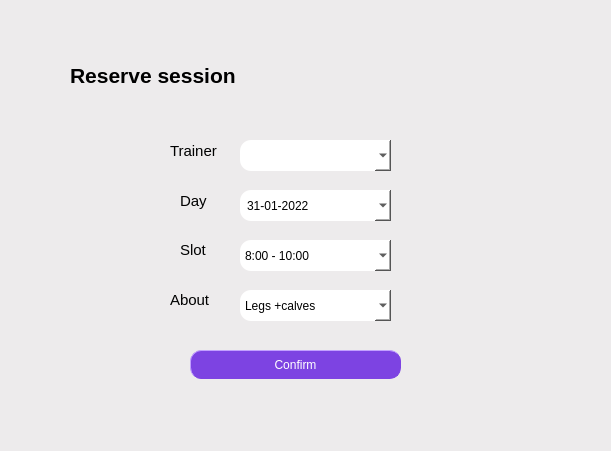
<?xml version="1.0" encoding="UTF-8"?>
<ui version="4.0">
 <class>Res_session</class>
 <widget class="QWidget" name="Res_session">
  <property name="geometry">
   <rect>
    <x>0</x>
    <y>0</y>
    <width>611</width>
    <height>451</height>
   </rect>
  </property>
  <property name="windowTitle">
   <string>Res_session</string>
  </property>
  <property name="styleSheet">
   <string notr="true">background: #edebec</string>
  </property>
  <widget class="QWidget" name="widget" native="true">
   <property name="geometry">
    <rect>
     <x>50</x>
     <y>40</y>
     <width>511</width>
     <height>381</height>
    </rect>
   </property>
   <property name="styleSheet">
    <string notr="true">border-radius:15px;
</string>
   </property>
   <widget class="QLabel" name="label_4">
    <property name="geometry">
     <rect>
      <x>120</x>
      <y>250</y>
      <width>41</width>
      <height>20</height>
     </rect>
    </property>
    <property name="font">
     <font>
      <pointsize>11</pointsize>
     </font>
    </property>
    <property name="text">
     <string>About</string>
    </property>
   </widget>
   <widget class="QComboBox" name="workout_combo">
    <property name="geometry">
     <rect>
      <x>190</x>
      <y>250</y>
      <width>151</width>
      <height>31</height>
     </rect>
    </property>
    <property name="styleSheet">
     <string notr="true">border-radius: 11px;
border-width: 1px;
background-color: #FFFFFF;
</string>
    </property>
    <property name="currentIndex">
     <number>0</number>
    </property>
    <property name="placeholderText">
     <string/>
    </property>
    <item>
     <property name="text">
      <string>Legs +calves</string>
     </property>
    </item>
   </widget>
   <widget class="QLabel" name="label_2">
    <property name="geometry">
     <rect>
      <x>120</x>
      <y>90</y>
      <width>51</width>
      <height>41</height>
     </rect>
    </property>
    <property name="font">
     <font>
      <pointsize>11</pointsize>
     </font>
    </property>
    <property name="text">
     <string>Trainer</string>
    </property>
   </widget>
   <widget class="QComboBox" name="slot_combo">
    <property name="geometry">
     <rect>
      <x>190</x>
      <y>200</y>
      <width>151</width>
      <height>31</height>
     </rect>
    </property>
    <property name="styleSheet">
     <string notr="true">border-radius: 11px;
border-width: 1px;
background-color: #FFFFFF;
</string>
    </property>
    <item>
     <property name="text">
      <string>8:00 - 10:00</string>
     </property>
    </item>
    <item>
     <property name="text">
      <string>10:00 - 12:00</string>
     </property>
    </item>
    <item>
     <property name="text">
      <string>14:00 - 16:00</string>
     </property>
    </item>
    <item>
     <property name="text">
      <string>16:00 - 18:00</string>
     </property>
    </item>
    <item>
     <property name="text">
      <string>18:00 - 20:00</string>
     </property>
    </item>
   </widget>
   <widget class="QLabel" name="label_3">
    <property name="geometry">
     <rect>
      <x>130</x>
      <y>200</y>
      <width>41</width>
      <height>20</height>
     </rect>
    </property>
    <property name="font">
     <font>
      <pointsize>11</pointsize>
     </font>
    </property>
    <property name="text">
     <string>Slot</string>
    </property>
   </widget>
   <widget class="QLabel" name="label_7">
    <property name="geometry">
     <rect>
      <x>20</x>
      <y>10</y>
      <width>231</width>
      <height>51</height>
     </rect>
    </property>
    <property name="font">
     <font>
      <family>Segoe UI</family>
      <pointsize>16</pointsize>
      <bold>true</bold>
     </font>
    </property>
    <property name="text">
     <string>Reserve session </string>
    </property>
   </widget>
   <widget class="QLabel" name="label">
    <property name="geometry">
     <rect>
      <x>130</x>
      <y>140</y>
      <width>41</width>
      <height>41</height>
     </rect>
    </property>
    <property name="font">
     <font>
      <pointsize>11</pointsize>
     </font>
    </property>
    <property name="text">
     <string>Day</string>
    </property>
   </widget>
   <widget class="QComboBox" name="trainer_combo">
    <property name="geometry">
     <rect>
      <x>190</x>
      <y>100</y>
      <width>151</width>
      <height>31</height>
     </rect>
    </property>
    <property name="styleSheet">
     <string notr="true">border-radius: 11px;
border-width: 1px;
background-color: #FFFFFF;
</string>
    </property>
    <property name="currentIndex">
     <number>-1</number>
    </property>
    <property name="placeholderText">
     <string/>
    </property>
   </widget>
   <widget class="QPushButton" name="confirm_button">
    <property name="geometry">
     <rect>
      <x>140</x>
      <y>310</y>
      <width>211</width>
      <height>29</height>
     </rect>
    </property>
    <property name="styleSheet">
     <string notr="true">border-style: outset ; 
border-radius: 11px;
border-color:  #7D43E2;
border-width: 1px;
background-color: #7D43E2;
color: #FFFFFF;</string>
    </property>
    <property name="text">
     <string>Confirm</string>
    </property>
   </widget>
   <widget class="QDateEdit" name="date_chosen">
    <property name="geometry">
     <rect>
      <x>190</x>
      <y>150</y>
      <width>151</width>
      <height>31</height>
     </rect>
    </property>
    <property name="contextMenuPolicy">
     <enum>Qt::DefaultContextMenu</enum>
    </property>
    <property name="layoutDirection">
     <enum>Qt::LeftToRight</enum>
    </property>
    <property name="styleSheet">
     <string notr="true">border-radius: 11px;
border-width: 1px;
background-color: #FFFFFF;
color: #000000;
padding: 5px;
</string>
    </property>
    <property name="maximumDate">
     <date>
      <year>2022</year>
      <month>12</month>
      <day>31</day>
     </date>
    </property>
    <property name="minimumDate">
     <date>
      <year>2022</year>
      <month>1</month>
      <day>31</day>
     </date>
    </property>
    <property name="currentSection">
     <enum>QDateTimeEdit::DaySection</enum>
    </property>
    <property name="displayFormat">
     <string>dd-MM-yyyy</string>
    </property>
    <property name="calendarPopup">
     <bool>true</bool>
    </property>
   </widget>
  </widget>
  <widget class="QWidget" name="widget_2" native="true">
   <property name="geometry">
    <rect>
     <x>-1</x>
     <y>-1</y>
     <width>651</width>
     <height>471</height>
    </rect>
   </property>
   <property name="styleSheet">
    <string notr="true">border-image: url(C:/Users/youssef albali/OneDrive/Desktop/SEM4/CP4/0f2c9051-gr12-repo/Project/GymAppQt/purple_background.png)</string>
   </property>
  </widget>
  <zorder>widget_2</zorder>
  <zorder>widget</zorder>
 </widget>
 <layoutdefault spacing="6" margin="11"/>
 <resources/>
 <connections/>
</ui>
